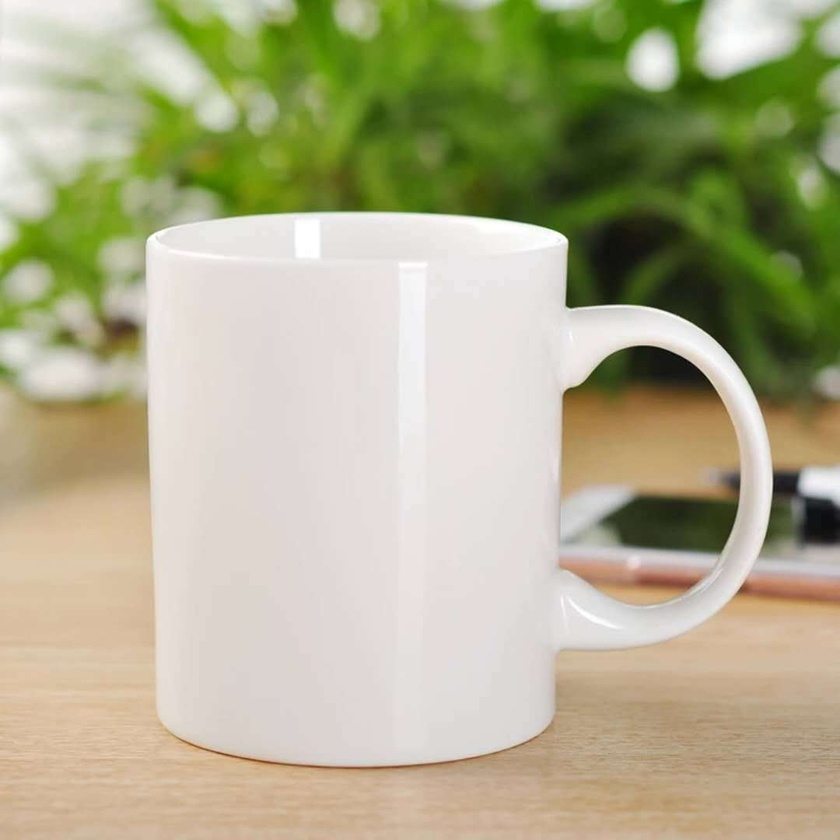
#> input picture Proj_2_Local_Feature_Matching/pic/pic_1.jpg, 840 x 840 px, shrunk from 1080 x 1080 before the run
$ jupyter execute solve.ipynb
#> lines starting #> are read from the running program, lines starting #| are printed output that depends on the picture; after the words box and inside, x2 and y2 are one past the last pixel; in counts of white or black regions, pixels touching at a corner belong together
[cell 1]
import cv2
import numpy as np
import matplotlib.pyplot as plt

def detect_interest_points(image, max_corners=1000, quality_level=0.01, min_distance=10):
    """
    Detect interest points using the Harris corner detector.

    Args:
    - image (np.array): Grayscale image in which to detect interest points.
    - max_corners (int): Maximum number of corners to return.
    - quality_level (float): Minimum accepted quality of image corners.
    - min_distance (int): Minimum possible Euclidean distance between the returned corners.

    Returns:
    - corners (np.array): Array of detected corners.
    """
    # Detect corners using the goodFeaturesToTrack function
    corners = cv2.goodFeaturesToTrack(image, max_corners, quality_level, min_distance)
    corners = np.int0(corners)

    return corners

# Load and preprocess the image
image = cv2.imread('./pic/pic_1.jpg', cv2.IMREAD_GRAYSCALE)
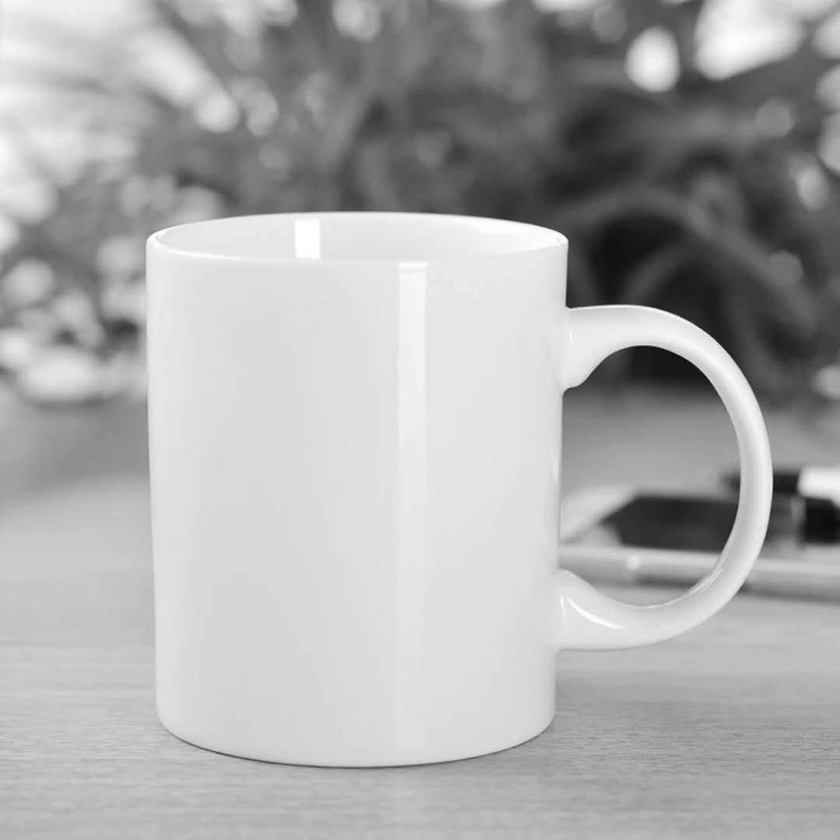
#> image: shape (840, 840); min 4, max 255, mean 170.3
corners = detect_interest_points(image)
#> in detect_interest_points, `corners = cv2.goodFeaturesToTrack(image, max_corners, quality_level, m..`: corners = 342 rows, first 8: [566, 305], [567, 239], [720, 553], [774, 470], [738, 593], [746, 581], [678, 316], [156, 236]

# Visualize the detected interest points
for i in corners:
    x, y = i.ravel()
    cv2.circle(image, (x, y), 3, 255, -1)
#> this loop made 342 passes
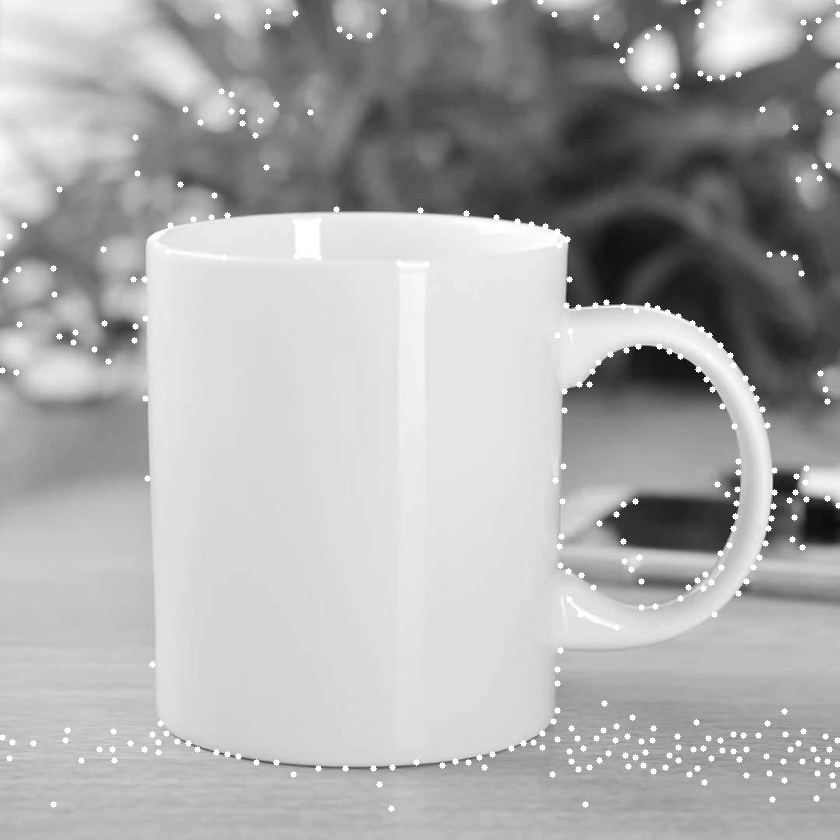
#> image: shape (840, 840); 1.4% of pixels changed, all inside (x1, y1, x2, y2) = (0, 0, 840, 812)

plt.imshow(image, cmap='gray')
plt.show()

[cell 2]
# Initialize the SIFT detector
sift = cv2.SIFT_create()

# Detect keypoints and compute descriptors for the first image
keypoints_1, descriptors_1 = sift.detectAndCompute(image, None)
#> keypoints_1 = 1041 keypoints; strongest (x, y, size): (795, 492, 3.7), (589, 384, 3.7), (635, 501, 3.7), (616, 514, 3.7)

# Load and preprocess the second image
image_2 = cv2.imread('./pic/pic_2.jpg', cv2.IMREAD_GRAYSCALE)
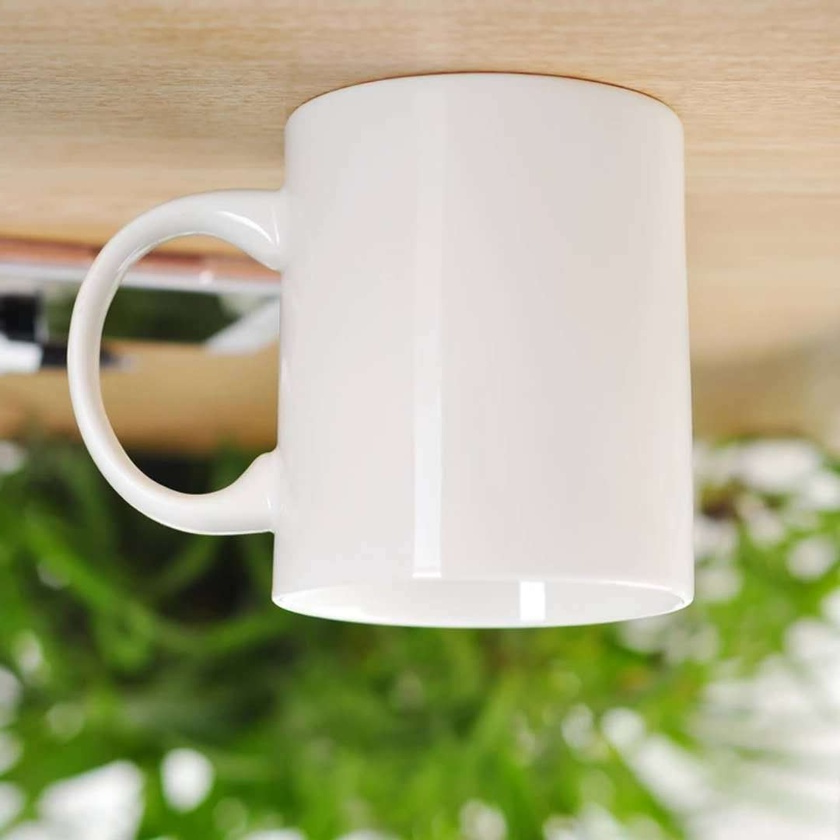
#> input picture Proj_2_Local_Feature_Matching/pic/pic_2.jpg, 840 x 840 px, shrunk from 1080 x 1080 before the run
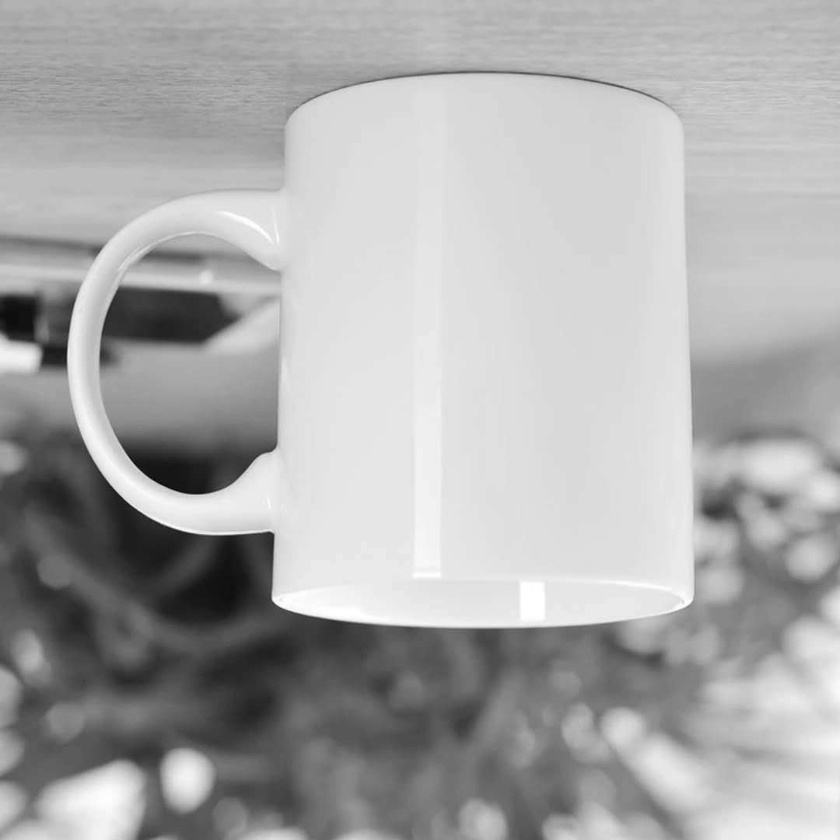
#> image_2: shape (840, 840); min 4, max 255, mean 170.3

# Detect keypoints and compute descriptors for the second image
keypoints_2, descriptors_2 = sift.detectAndCompute(image_2, None)
#> keypoints_2 = 173 keypoints; strongest (x, y, size): (188, 776, 30.9), (55, 356, 18.5), (188, 319, 44.1), (299, 590, 37.6)

# Initialize the BFMatcher
bf = cv2.BFMatcher(cv2.NORM_L2, crossCheck=True)

# Match descriptors
matches = bf.match(descriptors_1, descriptors_2)
#> matches = 100 matches

# Sort matches by distance
matches = sorted(matches, key=lambda x: x.distance)

# Draw the top 10 matches
image_matches = cv2.drawMatches(
    image, keypoints_1, image_2, keypoints_2, matches[:10], None,
    matchColor=(255, 0, 0),  # 红色
    singlePointColor=(0, 255, 0),  # 绿色
    flags=cv2.DrawMatchesFlags_NOT_DRAW_SINGLE_POINTS
)
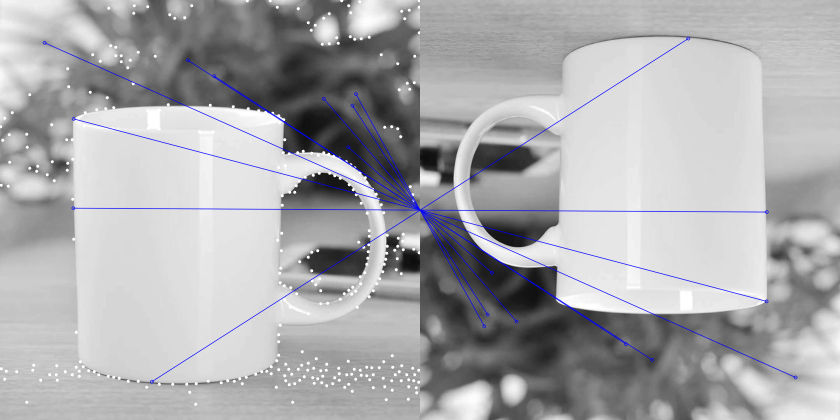
#> image_matches: shape (840, 1680, 3) (shown at 1/2 size); mean of channels 0, 1, 2 172, 169.7, 169.7; drawn as B, G, R

# Display the matches
plt.imshow(image_matches)
plt.show()
